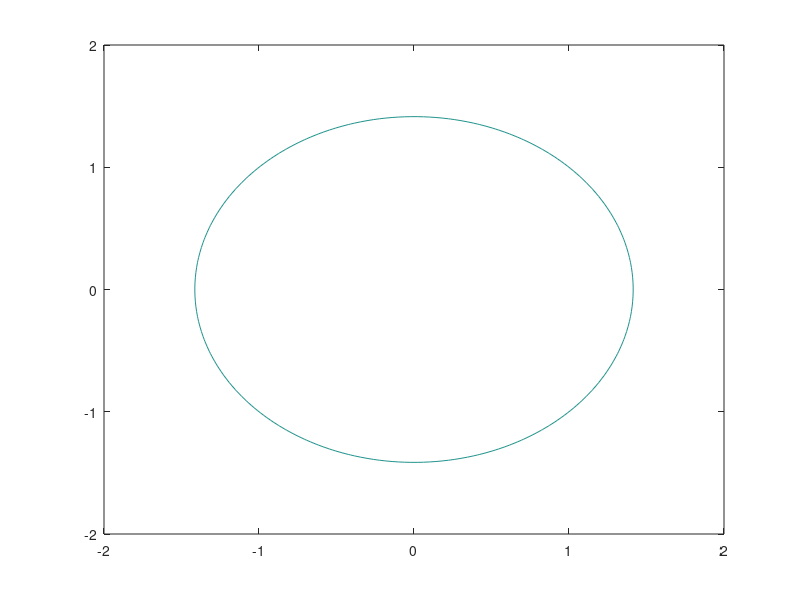

Recreate this plot in MATLAB. (Note: this script raises an error after producing the figure.)
clc;
clear;
x=linspace(-2,2)
y=linspace(-2,2)
[X,Y]=meshgrid(x,y)
Z=X.^2+Y.^2
[C, h] = contour(X, Y, Z, [2,2]);
sz = size(h.ContourMatrix,2);
nn(1) = h.ContourMatrix(2,1);
xx = h.ContourMatrix(1,2:nn(1)+1);
yy = h.ContourMatrix(2,2:nn(1)+1);
area(1) = polyarea(xx,yy)
